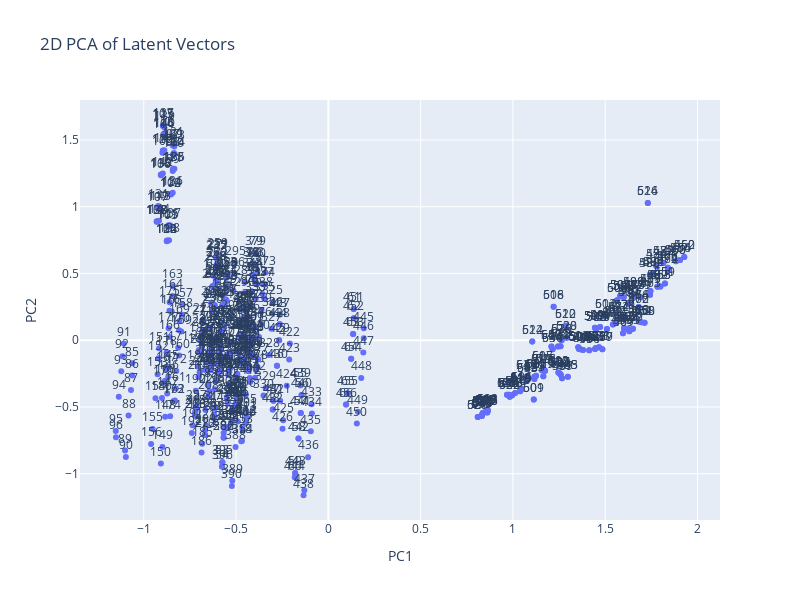

Notebook code cell kept with this figure:
### Code cell
import plotly.express as px

# 前面步驟得到的PCA結果 latent_vector_2d
df_latent = pd.DataFrame(latent_vector_2d, columns=['PC1', 'PC2'])

# 為了在圖表上顯示每個點的索引，我們可以將索引作為一個列添加到DataFrame中
df_latent['Index'] = range(1, len(df_latent) + 1)

# 使用Plotly Express創建散點圖
fig = px.scatter(df_latent, x='PC1', y='PC2', text='Index', title='2D PCA of Latent Vectors')
fig.update_traces(textposition='top center')
fig.update_layout(height=600, width=800)
fig.show()

### Figure 1 — Plotly figure (JSON) as saved in the notebook; plotly's stock layout.template omitted (floating-point values rounded to 4 significant figures; data arrays with more than 128 entries replaced by an {"elided": "..."} marker saying what was removed)
{"data": [{"hovertemplate": "PC1=%{x}<br>PC2=%{y}<br>Index=%{text}<extra></extra>", "legendgroup": "", "marker": {"color": "#636efa", "symbol": "circle"}, "mode": "markers+text", "name": "", "orientation": "v", "showlegend": false, "text": {"elided": "640 int values"}, "textposition": "top center", "type": "scatter", "x": {"elided": "640 float values"}, "xaxis": "x", "y": {"elided": "640 float values"}, "yaxis": "y"}], "layout": {"height": 600, "legend": {"tracegroupgap": 0}, "title": {"text": "2D PCA of Latent Vectors"}, "width": 800, "xaxis": {"anchor": "y", "autorange": true, "domain": [0, 1], "range": [-1.346, 2.122], "title": {"text": "PC1"}, "type": "linear"}, "yaxis": {"anchor": "x", "autorange": true, "domain": [0, 1], "range": [-1.346, 1.799], "title": {"text": "PC2"}, "type": "linear"}}}
